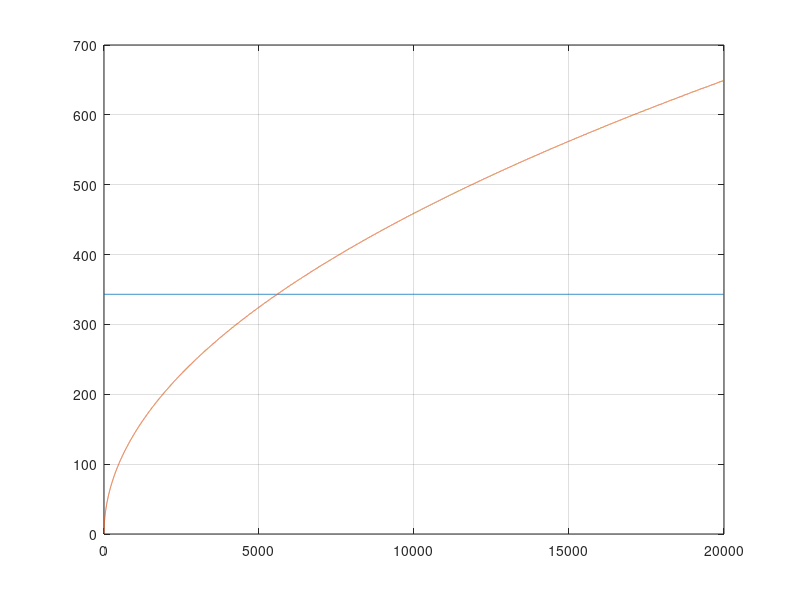

This chart was generated by the following MATLAB code:


%% Environment

close all;  clear;  clc;
% restoredefaultpath;

format LongG;

pause( 1 );



%% Bending Wave Speed

c = 343;

f = 0.1:1:20e3;
    w = 2*pi*f;

h_bending_wave_speech = @( D, w, ms )  sqrt( ( D.*w ) / ms );


figure( ); ...
    plot( f, ones( size(f) )*c, 'Marker', 'none' );  hold on;
    plot( f, h_bending_wave_speech( 31.4, w, 9.36 ) );  grid on;
